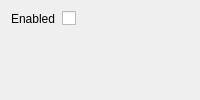
<?xml version="1.0" encoding="UTF-8"?>
<ui version="4.0">
  <class>CalculatorTab</class>
  <widget class="QWidget" name="CalculatorTab">
    <layout class="QVBoxLayout">
      <property name="alignment">
        <enum>Qt::AlignTop</enum>
      </property>
      <item>
        <layout class="QFormLayout">
          <property name="formAlignment">
            <enum>Qt::AlignHCenter</enum>
          </property>
          <item row="0" column="0">
            <widget class="QLabel">
              <property name="text">
                <string notr="false">Enabled</string>
              </property>
            </widget>
          </item>
          <item row="0" column="1">
            <widget class="QCheckBox" name="enabled_check_box">
              <property name="text">
                <string></string>
              </property>
            </widget>
          </item>
        </layout>
      </item>
    </layout>
  </widget>
</ui>
